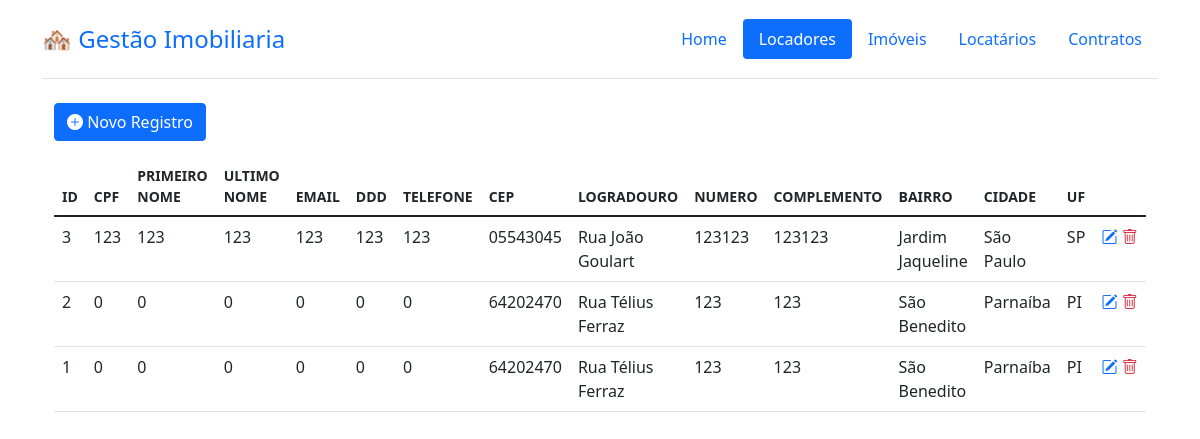
Screenshot of /locador/ with the database file from the repository.
### tables this page shows
CREATE TABLE `locador` (
	`id` integer primary key NOT NULL UNIQUE,
	`cpf` TEXT NOT NULL,
	`primeiro_nome` TEXT NOT NULL,
	`ultimo_nome` TEXT NOT NULL,
	`email` TEXT NOT NULL,
	`ddd` INTEGER NOT NULL,
	`telefone` TEXT NOT NULL,
	`cep` TEXT NOT NULL,
	`logradouro` TEXT NOT NULL,
	`numero` TEXT NOT NULL,
	`complemento` TEXT,
	`bairro` TEXT NOT NULL,
	`cidade` INTEGER NOT NULL,
	`uf` INTEGER NOT NULL
);

### gestao_imobiliaria/views/locador.py (the view)
@locador.route("/locador/")
def locador_list():
    PAGE_TITLE = PAGE_NAME
    db = get_db()
    colunas = get_column_names(db, table="locador")
    dados = db.execute(
        """
        SELECT *
        FROM locador
        ORDER BY id DESC;
        """
    ).fetchall()
    if dados is None:
        dados = []
    return render_template(
        "list.html",
        dados=dados,
        colunas=colunas,
        page_title=PAGE_TITLE,
        blueprint=PAGE_NAME,
    )

### gestao_imobiliaria/db.py (called while the page is built)
def get_db():
    if "db" not in g:
        g.db = sqlite3.connect(
            os.getenv("DATABASE_URL"), detect_types=sqlite3.PARSE_DECLTYPES
        )
        g.db.row_factory = sqlite3.Row
    return g.db

### gestao_imobiliaria/views/utils.py (called while the page is built)
@cache
def get_column_names(db, table):
    cursor = db.execute(f"PRAGMA table_info({table})")
    colunas = [column[1] for column in cursor.fetchall()]
    for i in range(len(colunas)):
        colunas[i] = colunas[i].replace("id_", "")
        colunas[i] = colunas[i].replace("_", " ")
        colunas[i] = colunas[i].upper()
    return colunas

### gestao_imobiliaria/templates/list.html (shortened to what this page needs)
{% extends "base.html" %}
{% block content %}
  <div class="container justify-content-left w-100 position-relative">
    <div class="container-buttons text-start mb-3">
      <a href={{ url_for(blueprint +'.cadastro') }}
        <button type="button" class="btn btn-primary"><i class="bi bi-plus-circle-fill"></i> Novo Registro </button>
      </a>
    </div>
    <table class="table table-hover">
      <thead>
        <tr>
          {% for coluna in colunas %}
            <th scope="col" class="small">{{ coluna }}</th>
          {% endfor %}
          <th scope="col" class="w-auto"></th>
        </tr>
      </thead>
      <tbody>
        {% for dado in dados %}
          <tr>
            {% for value in dado %}
              <td>{{ value }}</td>
            {% endfor %}
            <td class="text-center">
              <a href="{{ url_for(blueprint +'.edit', id=dado.id) }}"><i class="bi bi-pencil-square"></i></a>
              <a href="{{ url_for(blueprint + '.delete', id=dado.id) }}"><i class="bi bi-trash text-danger"></i></a>
            </td>
          </tr>
        {% endfor %}
      </tbody>
    </table>
  </div>
{% endblock %}

### gestao_imobiliaria/templates/base.html (style rules this page uses)
.table td:last-child, .table th:last-child { width: 6%; }

### rows the page displays
locador: dado "3" "123", cpf "123", primeiro_nome "123", ultimo_nome "123", email "123", telefone "123", cep "05543045", logradouro "Rua João Goulart", numero "123123", complemento "123123", bairro "Jardim Jaqueline", cidade "São Paulo", uf "SP"
locador: dado "2" "0" "0" "0" "0" "0" "0", cep "64202470", logradouro "Rua Télius Ferraz", numero "123", complemento "123", bairro "São Benedito", cidade "Parnaíba", uf "PI"
locador: dado "1" "0" "0" "0" "0" "0" "0", cep "64202470", logradouro "Rua Télius Ferraz", numero "123", complemento "123", bairro "São Benedito", cidade "Parnaíba", uf "PI"

### other values shown
{{ coluna }} "ID" "CPF" "PRIMEIRO NOME" "ULTIMO NOME" "EMAIL" "DDD" "TELEFONE" "CEP" "LOGRADOURO" "NUMERO" "COMPLEMENTO" "BAIRRO" "CIDADE" "UF"
